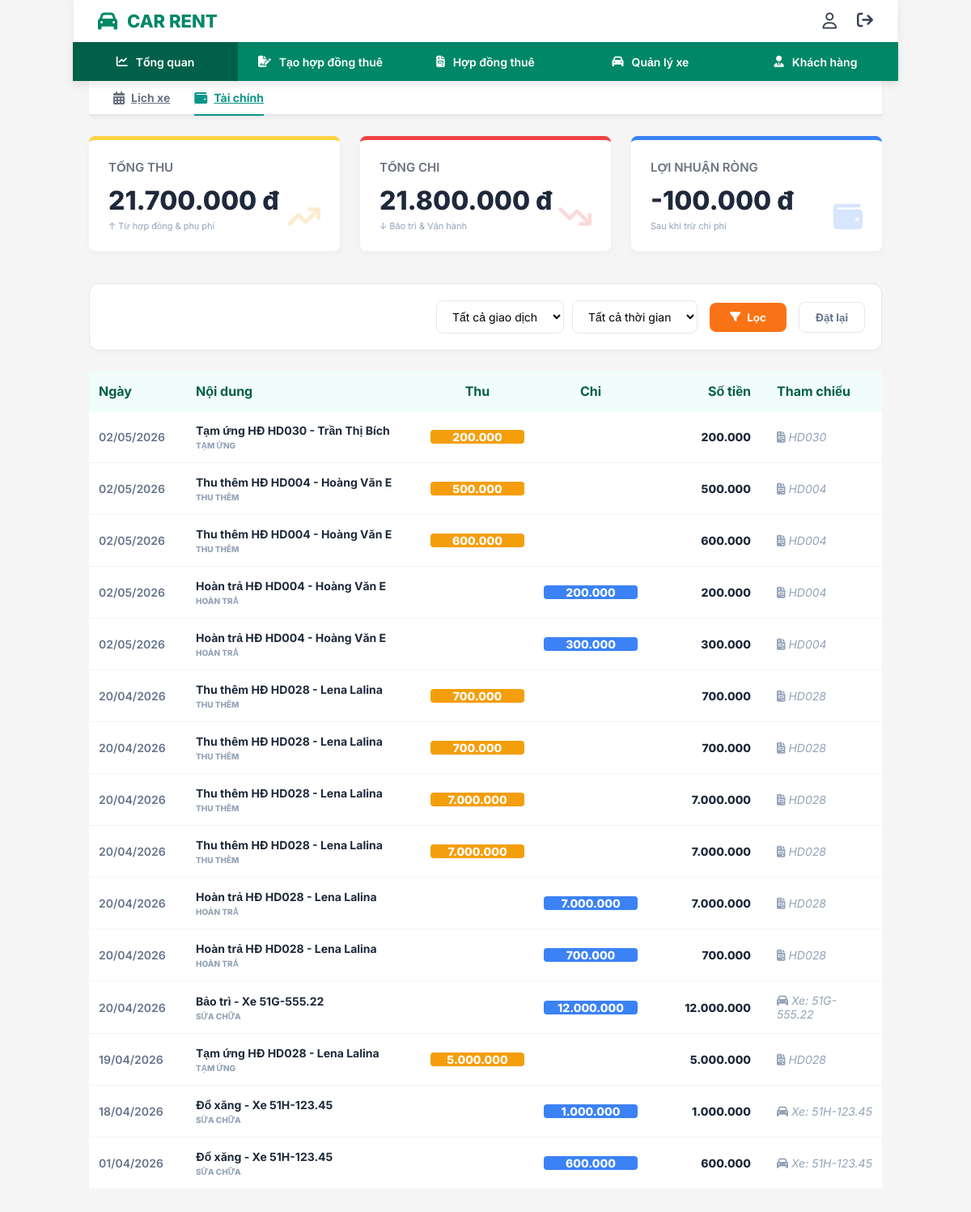
Screenshot of /tai-chinh/ (signed in) with the database file from the repository.
### rentals/models.py (models this page shows, shortened)
class GiaoDich(models.Model):
    LOAI_GIAO_DICH = (
        ('Tạm ứng', 'Tạm ứng'),
        ('Thu thêm', 'Thu thêm'),
        ('Hoàn trả', 'Hoàn trả'),
        ('Quyết toán', 'Quyết toán'),
    )
    hop_dong = models.ForeignKey(HopDong, on_delete=models.CASCADE, related_name='giao_dich_set', verbose_name="Hợp đồng")
    ngay_gd = models.DateField(default=timezone.now, verbose_name="Ngày giao dịch")
    so_tien = models.DecimalField(max_digits=18, decimal_places=0, verbose_name="Số tiền")
    loai_gd = models.CharField(max_length=50, choices=LOAI_GIAO_DICH, verbose_name="Loại giao dịch")
    class Meta:
        db_table = 'HOPDONGTHUE_GIAODICH'
        verbose_name = "Giao dịch tài chính"
        ordering = ['-ngay_gd']

class HopDong(models.Model):
    ma_hd = models.CharField(max_length=10, primary_key=True, verbose_name="Mã hợp đồng")
    khach_hang = models.ForeignKey(KhachHang, on_delete=models.RESTRICT, verbose_name="Khách hàng")
    ngay_lap = models.DateTimeField(default=timezone.now, verbose_name="Ngày lập hợp đồng")
    ngay_bat_dau = models.DateField(verbose_name="Ngày bắt đầu")
    ngay_ket_thuc_du_kien = models.DateField(verbose_name="Ngày kết thúc dự kiến")
    ngay_ket_thuc_thuc_te = models.DateField(null=True, blank=True, verbose_name="Ngày kết thúc thực tế")
    tong_tien_thue = models.DecimalField(max_digits=18, decimal_places=0, default=0, verbose_name="Tổng tiền thuê")
    tien_coc = models.DecimalField(max_digits=18, decimal_places=0, default=0, verbose_name="Tiền cọc")
    tien_tra_truoc = models.DecimalField(max_digits=18, decimal_places=0, default=0, verbose_name="Tiền trả trước")
    trang_thai = models.CharField(max_length=50, default="Chờ nhận xe", verbose_name="Trạng thái")
    class Meta:
        db_table = 'HOPDONGTHUE'
        verbose_name = "Hợp đồng thuê"

### cars/models.py (models this page shows, shortened)
class LichSuBaoTri(models.Model):
    ma_bao_tri = models.AutoField(primary_key=True, verbose_name="Mã bảo trì")
    xe = models.ForeignKey(Xe, on_delete=models.CASCADE, verbose_name="Xe")
    loai_bao_tri = models.CharField(max_length=100, verbose_name="Loại bảo trì")
    ngay_bao_tri = models.DateField(verbose_name="Ngày bắt đầu bảo trì")
    ngay_ket_thuc = models.DateField(verbose_name="Ngày kết thúc dự kiến", null=True, blank=True)
    noi_dung_chi_tiet = models.CharField(max_length=255, verbose_name="Nội dung chi tiết", null=True, blank=True)
    chi_phi = models.IntegerField(verbose_name="Chi phí")
    class Meta:
        db_table = 'LICHSUBAOTRI'

class Xe(models.Model):
    bien_so = models.CharField(max_length=20, primary_key=True, verbose_name="Biển số xe")
    loai_xe = models.ForeignKey(LoaiXe, on_delete=models.RESTRICT, verbose_name="Loại xe")
    mau_sac = models.ForeignKey(MauSac, on_delete=models.RESTRICT, verbose_name="Màu sơn")
    kieu_xe = models.ForeignKey(KieuXe, on_delete=models.RESTRICT, verbose_name="Kiểu xe", null=True)
    nam_san_xuat = models.IntegerField(verbose_name="Năm sản xuất", default=2022)
    gia_thue_ngay = models.IntegerField(verbose_name="Giá thuê ngày")
    trang_thai = models.CharField(max_length=50, default="Sẵn sàng", verbose_name="Trạng thái hoạt động")
    class Meta:
        db_table = 'XE'

### carrent/views.py (the view)
# urls.py: path('tai-chinh/', views.tai_chinh, name='taichinh'),
@login_required(login_url='/login/')
def tai_chinh(request):
    context = get_dashboard_context(request, active_tab='finance')
    return render(request, 'dashboard.html', context)

### templates/dashboard.html (shortened to what this page needs)
{% extends 'base.html' %}
{% load static %}
{% load humanize %}
{% block extra_css %}
<link rel="stylesheet" href="{% static 'css/tong_quan.css' %}">
{% endblock %}
{% block content %}
<div id="view-tong-quan" class="view-section active" style="padding: 0 20px;">
    <div class="tab-box">
        <a href="{% url 'lichxe' %}" class="tab-item {% if active_tab == 'schedule' %}active{% endif %}">
            <i class="fa-solid fa-calendar-alt"></i> Lịch xe
        </a>
        <a href="{% url 'taichinh' %}" class="tab-item {% if active_tab == 'finance' %}active{% endif %}">
            <i class="fa-solid fa-wallet"></i> Tài chính
        </a>
    </div>
    {% if active_tab == 'finance' %}
    <div id="tab-finance" class="tab-content active">
        <div class="stats-grid">
            <div class="stat-card stat-yellow">
                <div class="stat-title">TỔNG THU</div>
                <div class="stat-value" id="summary-income">{{ total_revenue|intcomma }} đ</div>
                <div style="font-size: 11px; color: #94a3b8; margin-top: 5px;">↑ Từ hợp đồng & phụ phí</div>
                <i class="fa-solid fa-arrow-trend-up stat-icon" style="color: #f59e0b; opacity: 0.2;"></i>
            </div>
            <div class="stat-card stat-red">
                <div class="stat-title">TỔNG CHI</div>
                <div class="stat-value" id="summary-expense">{{ total_expense|intcomma }} đ</div>
                <div style="font-size: 11px; color: #94a3b8; margin-top: 5px;">↓ Bảo trì & Vận hành</div>
                <i class="fa-solid fa-arrow-trend-down stat-icon" style="color: #ef4444; opacity: 0.2;"></i>
            </div>
            <div class="stat-card stat-blue">
                <div class="stat-title">LỢI NHUẬN RÒNG</div>
                <div class="stat-value" id="summary-profit">{{ net_profit|intcomma }} đ</div>
                <div style="font-size: 11px; color: #94a3b8; margin-top: 5px;">Sau khi trừ chi phí</div>
                <i class="fa-solid fa-wallet stat-icon" style="color: #3b82f6; opacity: 0.2;"></i>
            </div>
        </div>
        <div class="finance-container">
            <div class="finance-toolbar">
                <div class="finance-filter-group" style="display: flex; gap: 10px;">
                    <select class="finance-select" id="finance-type-select" style="min-width: 150px;">
                        <option value="all">Tất cả giao dịch</option>
                    </select>
                    <select class="finance-select" id="finance-time-select" style="min-width: 150px;">
                        <option value="all">Tất cả thời gian</option>
                    </select>
                </div>
                <button class="finance-btn-filter"><i class="fa-solid fa-filter"></i> Lọc</button>
                <button class="finance-btn-reset">Đặt lại</button>
            </div>
            <div class="attention-table-card" style="margin-top: 0;">
                <table class="finance-table">
                    <thead>
                        <tr>
                            <th style="width: 120px;">Ngày</th>
                            <th>Nội dung</th>
                            <th style="width: 140px; text-align: center;">Thu</th>
                            <th style="width: 140px; text-align: center;">Chi</th>
                            <th style="width: 140px; text-align: right;">Số tiền</th>
                            <th style="width: 150px; padding-left: 20px;">Tham chiếu</th>
                        </tr>
                    </thead>
                    <tbody>
                        {% for tx in transactions %}
                        <tr class="finance-row" data-type="{{ tx.type }}">
                            <td class="col-date">{{ tx.date|date:"d/m/Y" }}</td>
                            <td class="col-content">
                                <div style="font-weight: 700; color: #1e293b;">{{ tx.title }}</div>
                                <span class="cat-label">{{ tx.category }}</span>
                            </td>
                            <td style="text-align: center;">
                                {% if tx.income > 0 %}
                                <div class="cell-income">{{ tx.income|intcomma }}</div>
                                {% endif %}
                            </td>
                            <td style="text-align: center;">
                                {% if tx.expense > 0 %}
                                <div class="cell-expense">{{ tx.expense|intcomma }}</div>
                                {% endif %}
                            </td>
                            <td class="col-total">{{ tx.income|default:tx.expense|intcomma }}</td>
                            <td class="col-ref">
                                {% if tx.category == 'SỬA CHỮA' %}
                                <i class="fa-solid fa-car"></i> Xe: {{ tx.ref }}
                                {% else %}
                                <a href="{% url 'rentals:detail' tx.ref %}"><i class="fa-solid fa-file-invoice"></i> {{ tx.ref }}</a>
                                {% endif %}
                            </td>
                        </tr>
                        {% endfor %}
                    </tbody>
                </table>
            </div>
        </div>
    </div>
    {% endif %}
</div>
{% endblock %}

### templates/base.html (shortened to what this page needs)
{% load static %}
<!DOCTYPE html>
<html lang="vi">
<head>
    <link rel="stylesheet" href="https://cdnjs.cloudflare.com/ajax/libs/font-awesome/6.4.0/css/all.min.css">
    <link rel="stylesheet" href="https://cdn.jsdelivr.net/npm/flatpickr/dist/flatpickr.min.css">
    <link rel="stylesheet" href="{% static 'css/common.css' %}?v=1.2">
    {% block extra_css %}{% endblock %}
</head>
<body>
    <header>
        <div class="logo-box">
            <i class="fa-solid fa-car"></i>
            <span>CAR RENT</span>
        </div>
        <div class="user-actions">
            <i class="fa-regular fa-user" title="Tài khoản"></i>
            <a href="{% url 'logout' %}" id="nav-logout" style="color: inherit;" title="Đăng xuất"
               onclick="if(confirm('Bạn có chắc chắn muốn thoát?')) { localStorage.setItem('logout-event', Date.now()); return true; } return false;">
                <i class="fa-solid fa-arrow-right-from-bracket"></i>
            </a>
        </div>
    </header>
    <nav>
        <a href="{% url 'lichxe' %}" class="nav-item {% if active_page == 'tong-quan' %}active{% endif %}">
            <i class="fa-solid fa-chart-line"></i> Tổng quan
        </a>
        <a href="{% url 'rentals:create' %}" id="nav-create-contract" class="nav-item {% if active_page == 'tao-hop-dong' %}active{% endif %}">
            <i class="fa-solid fa-file-signature"></i> Tạo hợp đồng thuê
        </a>
        <a href="{% url 'rentals:list' %}" class="nav-item {% if active_page == 'hop-dong' %}active{% endif %}">
            <i class="fa-solid fa-file-invoice"></i> Hợp đồng thuê
        </a>
        <a href="{% url 'cars:list' %}" class="nav-item {% if active_page == 'quan-ly-xe' %}active{% endif %}">
            <i class="fa-solid fa-car"></i> Quản lý xe
        </a>
        <a href="{% url 'customers:list' %}" class="nav-item {% if active_page == 'khach-hang' %}active{% endif %}">
            <i class="fa-solid fa-user-tie"></i> Khách hàng
        </a>
    </nav>
    <main>
        {% block content %}{% endblock %}
    </main>
</body>
</html>

### static/css/common.css (style rules this page uses)
:root { --primary-color: #008767; --primary-hover: #007054; --bg-color: #f5f5f5; --text-dark: #111827; --text-gray: #6b7280; --border-color: #e5e7eb; }
html { scroll-behavior: smooth; scroll-padding-top: 120px; }
* { margin: 0; padding: 0; box-sizing: border-box; font-family: 'Inter', sans-serif; }
body { background-color: var(--bg-color); min-height: 100vh; display: flex; flex-direction: column; }
header { background-color: #ffffff; padding: 0 30px; display: flex; justify-content: space-between; align-items: center; position: sticky; top: 0; z-index: 1002; box-shadow: 0 2px 10px rgba(0, 0, 0, 0.05); height: 52px; width: 70%; margin: 0 auto; border-radius: 0; border: 1px solid rgba(0,0,0,0.05); border-top: none; }
.logo-box { display: flex; align-items: center; color: var(--primary-color); }
.logo-box i { font-size: 24px; margin-right: 12px; }
.logo-box span { font-size: 22px; font-weight: 800; }
.user-actions { display: flex; align-items: center; gap: 25px; color: #374151; }
.user-actions i { font-size: 20px; cursor: pointer; transition: color 0.2s; }
nav { background-color: var(--primary-color); padding: 0 !important; display: grid !important; grid-template-columns: repeat(5, 1fr) !important; gap: 0 !important; position: sticky; top: 52px; z-index: 999; box-shadow: 0 4px 10px rgba(0, 0, 0, 0.1); height: 48px; align-items: center; width: 70%; margin: 0 auto; border-radius: 0; }
.nav-item { padding: 0 !important; color: #ffffff; text-decoration: none; font-weight: 600; font-size: 14px; display: flex; align-items: center; justify-content: center; height: 100%; width: 100%; gap: 10px; transition: background 0.2s; white-space: nowrap; cursor: pointer; }
.nav-item.active { background-color: #00604A; }
main { padding: 0 0 60px 0; width: 70%; margin: 0 auto; flex-grow: 1; }
@media (max-width: 1400px) { header, nav, main { width: 85%; } }
.view-section { display: block; }

### rows the page displays
GiaoDich: date "02/05/2026"
HopDong: ref "HD030"
GiaoDich: date "02/05/2026"
HopDong: ref "HD004" "HD004" "HD004" "HD004"
GiaoDich: date "02/05/2026"
GiaoDich: date "02/05/2026"
GiaoDich: date "02/05/2026"
GiaoDich: date "20/04/2026"
HopDong: ref "HD028" "HD028" "HD028" "HD028" "HD028" "HD028" "HD028"
GiaoDich: date "20/04/2026"
GiaoDich: date "20/04/2026"
GiaoDich: date "20/04/2026"
GiaoDich: date "20/04/2026"
GiaoDich: date "20/04/2026"
LichSuBaoTri: date "20/04/2026"
Xe: ref "51G-555.22"
GiaoDich: date "19/04/2026"
LichSuBaoTri: date "18/04/2026"
Xe: ref "51H-123.45" "51H-123.45"
LichSuBaoTri: date "01/04/2026"

### other values shown
{{ total_revenue|intcomma }} "21.700.000"
{{ total_expense|intcomma }} "21.800.000"
{{ net_profit|intcomma }} "-100.000"
{{ tx.title }} "Tạm ứng HĐ HD030 - Trần Thị Bích" "Thu thêm HĐ HD004 - Hoàng Văn E" "Thu thêm HĐ HD004 - Hoàng Văn E" "Hoàn trả HĐ HD004 - Hoàng Văn E" "Hoàn trả HĐ HD004 - Hoàng Văn E" "Thu thêm HĐ HD028 - Lena Lalina" "Thu thêm HĐ HD028 - Lena Lalina" "Thu thêm HĐ HD028 - Lena Lalina" "Thu thêm HĐ HD028 - Lena Lalina" "Hoàn trả HĐ HD028 - Lena Lalina" "Hoàn trả HĐ HD028 - Lena Lalina" "Bảo trì - Xe 51G-555.22" "Tạm ứng HĐ HD028 - Lena Lalina" "Đổ xăng - Xe 51H-123.45" "Đổ xăng - Xe 51H-123.45"
{{ tx.category }} "TẠM ỨNG" "THU THÊM" "THU THÊM" "HOÀN TRẢ" "HOÀN TRẢ" "THU THÊM" "THU THÊM" "THU THÊM" "THU THÊM" "HOÀN TRẢ" "HOÀN TRẢ" "SỬA CHỮA" "TẠM ỨNG" "SỬA CHỮA" "SỬA CHỮA"
{{ tx.income|intcomma }} "200.000" "500.000" "600.000" "700.000" "700.000" "7.000.000" "7.000.000" "5.000.000"
{{ tx.income|default:tx.expense|intcomma }} "200.000" "500.000" "600.000" "200.000" "300.000" "700.000" "700.000" "7.000.000" "7.000.000" "7.000.000" "700.000" "12.000.000" "5.000.000" "1.000.000" "600.000"
{{ tx.expense|intcomma }} "200.000" "300.000" "7.000.000" "700.000" "12.000.000" "1.000.000" "600.000"
